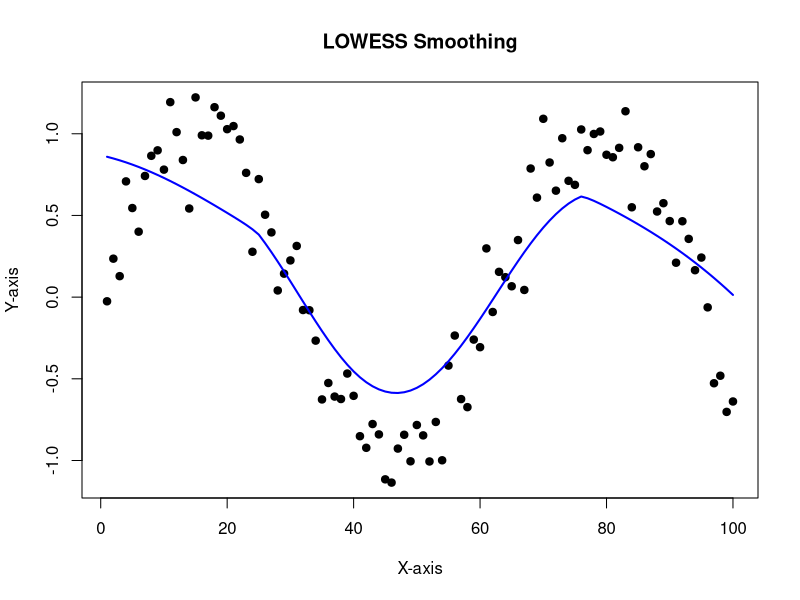

Write R code to recreate this figure.
## ---- chunk 1
#set seed to 1
set.seed(1)

#Generate simulated data 
n <- 100
x <- seq(1:n)
e <- rnorm(n, mean = 0 , sd = 0.2)
y <- sin(x/10) + e

#Implement the LOWESS Algorithm
customLowess <- function(x, y, f)
{
  nobs <-  length(x)
  smoothed_y <- numeric(nobs) #Initialize storage for smoothed y values 
  
  #determine k = number of closest neighbors based on the bandwidth (f)
  k = floor(f * nobs)
  
  #compute weights 
  #Calculate dmax 
  for (i in 1:n){
    #caclulate distance from current point 
    dist = abs(x - x[i]) #distance vector
    sort_dist_indices <-  order(dist) #give indices of sorted distance in ascending order 
    
    #find k closest neighbours 
    near_indices <- sort_dist_indices[1:k] #By taking the first k of these sorted indices, we get the indices of the nearest points
    
    #find corresponding co-ord for nearest neighbour points 
    x_neighbours <-  x[near_indices]#closest points are at those indices
    y_neighbours <-  y[near_indices]
    nearest_dist <- dist[near_indices]
    
    #Compute weights
    d_max <- max(nearest_dist)
    wj <- (1-(abs(nearest_dist)/d_max)^3)^3
    wj[abs(nearest_dist) >= d_max] <- 0 #condition is TRUE, the corresponding weight in the weights vector is set to 0
    
    X <- cbind(1, x_neighbours)
    W <- diag(wj) # Create diagonal weight matrix  
    
    #regression estimates
    beta_hat <- solve(t(X) %*% W %*% X) %*% t(X) %*% W %*% y_neighbours
    
    smoothed_y[i] <- beta_hat[1] + beta_hat[2] %*% x[i]
    
  }
  return(list(x = x, smoothed_y =  smoothed_y))
}

## ---- chunk 2
result <- customLowess(x, y, f = 0.5)

# Plot the original data  
plot(y ~ x, main = "LOWESS Smoothing", xlab = "X-axis", ylab = "Y-axis", pch = 19) 

#add lowess line 
lines(result$x, result$smoothed_y, col = 'blue', lwd = 2)
